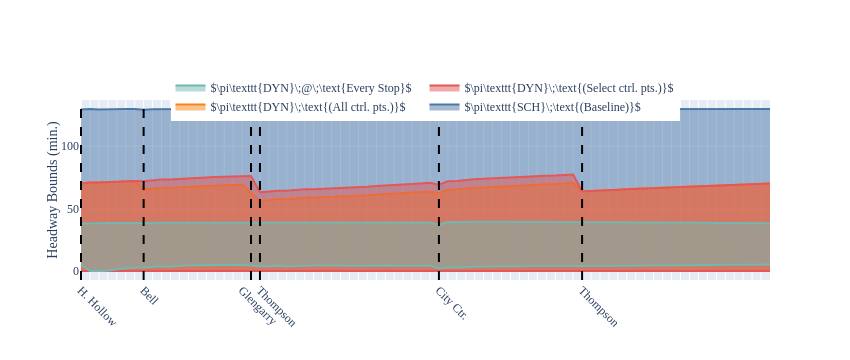

The notebook cell saved with this chart:
### Code cell
# Base route - no control
BASE_ROUTE = stop_info

# Possible Control Points
CTRLPTS = ['HICHICNN', 'MXIGLENG', 'MXITHOMP', 'MXIBELL', 'MCC4_15', 'MXOTHOMP']

# Sched Driven Route
SCHED_ROUTE= copy.deepcopy(BASE_ROUTE)
for i in range(len(SCHED_ROUTE)):
    if SCHED_ROUTE[i]['stop_id'] in CTRLPTS:
        SCHED_ROUTE[i]['policy'] = ScheduleDrivenPolicy
        SCHED_ROUTE[i]['policy_args'] = {'schedule': departures[SCHED_ROUTE[i]['stop_id']]}

# Sched Driven Route
ALL_ROUTE= copy.deepcopy(BASE_ROUTE)
for i in range(len(ALL_ROUTE)):
    ALL_ROUTE[i]['policy'] = RatioDrivenPolicy
    ALL_ROUTE[i]['policy_args'] = {'target_ratio': 1, 'activation_ratio': 1, 'max_holding': float('inf')}

# Ratio Driven Route has one stop driven by ratio policy
RATIO_ROUTE = copy.deepcopy(BASE_ROUTE)
for i in range(len(RATIO_ROUTE)):
    if RATIO_ROUTE[i]['stop_id'] in CTRLPTS:
        RATIO_ROUTE[i]['policy'] = RatioDrivenPolicy
        RATIO_ROUTE[i]['policy_args'] = {'target_ratio': 1, 'activation_ratio': 1, 'max_holding': float(10)}
    if RATIO_ROUTE[i]['stop_id'] in ['HICHICNN', 'MCC4_15']:
        RATIO_ROUTE[i]['policy'] = ScheduleDrivenPolicy
        RATIO_ROUTE[i]['policy_args'] = {'schedule': departures[RATIO_ROUTE[i]['stop_id']]}

PROPOSED_ROUTE = copy.deepcopy(BASE_ROUTE)
for i in range(len(PROPOSED_ROUTE)):
    if PROPOSED_ROUTE[i]['stop_id'] in ['MXIGLENG', 'MXITHOMP', 'MXIBELL','MXOTHOMP']:
        PROPOSED_ROUTE[i]['policy'] = RatioDrivenPolicy
        PROPOSED_ROUTE[i]['policy_args'] = {'target_ratio': 1, 'activation_ratio': 1, 'max_holding': float(7.5)}
    if PROPOSED_ROUTE[i]['stop_id'] in ['HICHICNN', 'MCC4_15']:
        PROPOSED_ROUTE[i]['policy'] = ScheduleDrivenPolicy
        PROPOSED_ROUTE[i]['policy_args'] = {'schedule': departures[PROPOSED_ROUTE[i]['stop_id']]}

PROPOSED2_ROUTE = copy.deepcopy(BASE_ROUTE)
for i in range(len(PROPOSED2_ROUTE)):
    #if PROPOSED2_ROUTE[i]['stop_id'] in ['HICHICNN', 'MXIGLENG', 'MXITHOMP', 'MXIBELL', 'MCC4_15', 'MXOTHOMP']:
    #    PROPOSED2_ROUTE[i]['policy'] = RatioDrivenPolicy
    #    PROPOSED2_ROUTE[i]['policy_args'] = {'target_ratio': 1, 'activation_ratio': 0.5, 'max_holding': float(20)}
    if PROPOSED2_ROUTE[i]['stop_id'] in [ 'MXITHOMP', 'MXOTHOMP']:
        PROPOSED2_ROUTE[i]['policy'] = RatioDrivenPolicy
        PROPOSED2_ROUTE[i]['policy_args'] = {'target_ratio': 1, 'activation_ratio': 1, 'max_holding': float(15)}
    if PROPOSED2_ROUTE[i]['stop_id'] in ['HICHICNN', 'MCC4_15']:
        PROPOSED2_ROUTE[i]['policy'] = ScheduleDrivenPolicy
        PROPOSED2_ROUTE[i]['policy_args'] = {'schedule': departures[PROPOSED_ROUTE[i]['stop_id']]}

routes = {
    r'$\pi\texttt{SCH}\;\text{(Baseline)}$': SCHED_ROUTE,
    r'$\pi\texttt{DYN}\;\text{(All ctrl. pts.)}$': PROPOSED_ROUTE,
    r'$\pi\texttt{DYN}\;\text{(Select ctrl. pts.)}$': PROPOSED2_ROUTE,
    r'$\pi\texttt{DYN}\;@\;\text{Every Stop}$': ALL_ROUTE,
}
sim_results = {
    'H/T Ratio Driven': 'sim_r55_ffa.pkl',
}

run_experiment(
    exp_id='exp-base',
    routes=routes,
    sim_results=sim_results,
    start_times=start,
    t_max=60 * 48 * 2,
)

### Figure 1 — Plotly figure (JSON) as saved in the notebook; plotly's stock layout.template omitted (floating-point values rounded to 4 significant figures)
{"data": [{"line": {"color": "#4C78A8"}, "mode": "lines", "showlegend": false, "type": "scatter", "x": [0, 1, 2, 3, 4, 5, 6, 7, 8, 9, 10, 11, 12, 13, 14, 15, 16, 17, 18, 19, 20, 21, 22, 23, 24, 25, 26, 27, 28, 29, 30, 31, 32, 33, 34, 35, 36, 37, 38, 39, 40, 41, 42, 43, 44, 45, 46, 47, 48, 49, 50, 51, 52, 53, 54, 55, 56, 57, 58, 59, 60, 61, 62, 63, 64, 65, 66, 67, 68, 69, 70, 71, 72, 73, 74, 75, 76, 77], "y": [129.2, 129.6, 129.2, 129.5, 129.5, 129.5, 129.6, 128.9, 129.4, 129.6, 129.2, 129.5, 129.6, 129.5, 129.6, 129.6, 129.6, 129.6, 129.6, 129.2, 128.9, 129.1, 129.6, 129.1, 129.5, 129.6, 129.5, 129.5, 129.4, 129.4, 129.2, 129.5, 129.5, 129.6, 129.5, 129.5, 129.5, 129.5, 129.6, 129.6, 127.4, 129.3, 128.7, 129.3, 129.5, 129.4, 129.4, 129.4, 129.5, 129.6, 129.5, 129.6, 129.6, 129.4, 129.6, 129.5, 129.6, 129.4, 129.5, 129.6, 129.6, 129.6, 129.6, 129.6, 129.6, 129.6, 129.6, 129.5, 129.6, 129.6, 129.6, 129.5, 129.6, 129.6, 129.6, 129.6, 129.6, 129.6]}, {"fill": "tonexty", "line": {"color": "#4C78A8"}, "mode": "lines", "name": "$\\pi\\texttt{SCH}\\;\\text{(Baseline)}$", "showlegend": true, "type": "scatter", "x": [0, 1, 2, 3, 4, 5, 6, 7, 8, 9, 10, 11, 12, 13, 14, 15, 16, 17, 18, 19, 20, 21, 22, 23, 24, 25, 26, 27, 28, 29, 30, 31, 32, 33, 34, 35, 36, 37, 38, 39, 40, 41, 42, 43, 44, 45, 46, 47, 48, 49, 50, 51, 52, 53, 54, 55, 56, 57, 58, 59, 60, 61, 62, 63, 64, 65, 66, 67, 68, 69, 70, 71, 72, 73, 74, 75, 76, 77], "y": [0, 0, 0, 0, 0, 0, 0, 0, 0, 0, 0, 0, 0, 0, 0, 0, 0, 0, 0, 0, 0, 0, 0, 0, 0, 0, 0, 0, 0, 0, 0, 0, 0, 0, 0, 0, 0, 0, 0, 0, 0, 0, 0, 0, 0, 0, 0, 0, 0, 0, 0, 0, 0, 0, 0, 0, 0, 0, 0, 0, 0, 0, 0, 0, 0, 0, 0, 0, 0, 0, 0, 0, 0, 0, 0, 0, 0, 0]}, {"line": {"color": "#F58518"}, "mode": "lines", "showlegend": false, "type": "scatter", "x": [0, 1, 2, 3, 4, 5, 6, 7, 8, 9, 10, 11, 12, 13, 14, 15, 16, 17, 18, 19, 20, 21, 22, 23, 24, 25, 26, 27, 28, 29, 30, 31, 32, 33, 34, 35, 36, 37, 38, 39, 40, 41, 42, 43, 44, 45, 46, 47, 48, 49, 50, 51, 52, 53, 54, 55, 56, 57, 58, 59, 60, 61, 62, 63, 64, 65, 66, 67, 68, 69, 70, 71, 72, 73, 74, 75, 76, 77], "y": [69.97, 70.75, 70.82, 71.26, 71.44, 71.62, 72.09, 65.13, 65.98, 66.53, 66.59, 67.03, 67.36, 67.71, 68.12, 68.44, 68.65, 68.85, 69.15, 62.43, 56.08, 56.65, 57.44, 57.38, 58.11, 58.51, 58.65, 58.92, 59.18, 59.47, 59.7, 60.27, 60.52, 61.11, 61.39, 61.75, 62.39, 62.82, 63.21, 63.68, 62.27, 65.01, 65.13, 66.04, 66.65, 66.89, 67.3, 67.55, 67.92, 68.41, 68.75, 69.1, 69.45, 69.55, 70.02, 70.34, 63.73, 63.93, 64.46, 64.75, 65.05, 65.53, 65.82, 66.24, 66.69, 66.97, 67.21, 67.52, 67.73, 68.05, 68.37, 68.55, 68.77, 68.9, 69.12, 69.43, 69.75, 70.06]}, {"fill": "tonexty", "line": {"color": "#F58518"}, "mode": "lines", "name": "$\\pi\\texttt{DYN}\\;\\text{(All ctrl. pts.)}$", "showlegend": true, "type": "scatter", "x": [0, 1, 2, 3, 4, 5, 6, 7, 8, 9, 10, 11, 12, 13, 14, 15, 16, 17, 18, 19, 20, 21, 22, 23, 24, 25, 26, 27, 28, 29, 30, 31, 32, 33, 34, 35, 36, 37, 38, 39, 40, 41, 42, 43, 44, 45, 46, 47, 48, 49, 50, 51, 52, 53, 54, 55, 56, 57, 58, 59, 60, 61, 62, 63, 64, 65, 66, 67, 68, 69, 70, 71, 72, 73, 74, 75, 76, 77], "y": [0, 0, 0, 0, 0, 0, 0, 0, 0, 0, 0, 0, 0, 0, 0, 0, 0, 0, 0, 0, 0, 0, 0, 0, 0, 0, 0, 0, 0, 0, 0, 0, 0, 0, 0, 0, 0, 0, 0, 0, 0, 0, 0, 0, 0, 0, 0, 0, 0, 0, 0, 0, 0, 0, 0, 0, 0, 0, 0, 0, 0, 0, 0, 0, 0, 0, 0, 0, 0, 0, 0, 0, 0, 0, 0, 0, 0, 0]}, {"line": {"color": "#E45756"}, "mode": "lines", "showlegend": false, "type": "scatter", "x": [0, 1, 2, 3, 4, 5, 6, 7, 8, 9, 10, 11, 12, 13, 14, 15, 16, 17, 18, 19, 20, 21, 22, 23, 24, 25, 26, 27, 28, 29, 30, 31, 32, 33, 34, 35, 36, 37, 38, 39, 40, 41, 42, 43, 44, 45, 46, 47, 48, 49, 50, 51, 52, 53, 54, 55, 56, 57, 58, 59, 60, 61, 62, 63, 64, 65, 66, 67, 68, 69, 70, 71, 72, 73, 74, 75, 76, 77], "y": [69.93, 70.71, 70.78, 71.22, 71.4, 71.58, 72.05, 71.82, 72.66, 73.22, 73.27, 73.72, 74.04, 74.39, 74.8, 75.13, 75.34, 75.53, 75.83, 76.03, 62.92, 63.49, 64.28, 64.22, 64.95, 65.35, 65.49, 65.76, 66.02, 66.31, 66.54, 67.11, 67.36, 67.95, 68.23, 68.59, 69.23, 69.66, 70.05, 70.52, 69.11, 71.85, 71.97, 72.88, 73.49, 73.73, 74.14, 74.39, 74.76, 75.25, 75.6, 75.94, 76.29, 76.39, 76.86, 77.18, 63.67, 63.89, 64.42, 64.71, 65.01, 65.49, 65.78, 66.2, 66.65, 66.93, 67.17, 67.48, 67.69, 68.01, 68.33, 68.51, 68.73, 68.86, 69.08, 69.39, 69.71, 70.02]}, {"fill": "tonexty", "line": {"color": "#E45756"}, "mode": "lines", "name": "$\\pi\\texttt{DYN}\\;\\text{(Select ctrl. pts.)}$", "showlegend": true, "type": "scatter", "x": [0, 1, 2, 3, 4, 5, 6, 7, 8, 9, 10, 11, 12, 13, 14, 15, 16, 17, 18, 19, 20, 21, 22, 23, 24, 25, 26, 27, 28, 29, 30, 31, 32, 33, 34, 35, 36, 37, 38, 39, 40, 41, 42, 43, 44, 45, 46, 47, 48, 49, 50, 51, 52, 53, 54, 55, 56, 57, 58, 59, 60, 61, 62, 63, 64, 65, 66, 67, 68, 69, 70, 71, 72, 73, 74, 75, 76, 77], "y": [0, 0, 0, 0, 0, 0, 0, 0, 0, 0, 0, 0, 0, 0, 0, 0, 0, 0, 0, 0, 0, 0, 0, 0, 0, 0, 0, 0, 0, 0, 0, 0, 0, 0, 0, 0, 0, 0, 0, 0, 0, 0, 0, 0, 0, 0, 0, 0, 0, 0, 0, 0, 0, 0, 0, 0, 0, 0, 0, 0, 0, 0, 0, 0, 0, 0, 0, 0, 0, 0, 0, 0, 0, 0, 0, 0, 0, 0]}, {"line": {"color": "#72B7B2"}, "mode": "lines", "showlegend": false, "type": "scatter", "x": [0, 1, 2, 3, 4, 5, 6, 7, 8, 9, 10, 11, 12, 13, 14, 15, 16, 17, 18, 19, 20, 21, 22, 23, 24, 25, 26, 27, 28, 29, 30, 31, 32, 33, 34, 35, 36, 37, 38, 39, 40, 41, 42, 43, 44, 45, 46, 47, 48, 49, 50, 51, 52, 53, 54, 55, 56, 57, 58, 59, 60, 61, 62, 63, 64, 65, 66, 67, 68, 69, 70, 71, 72, 73, 74, 75, 76, 77], "y": [38.04, 38.43, 38.26, 38.43, 38.38, 38.32, 38.42, 37.98, 38.49, 38.62, 38.44, 38.6, 38.6, 38.59, 38.61, 38.58, 38.5, 38.42, 38.41, 38.3, 38.31, 38.59, 38.92, 38.62, 38.94, 38.91, 38.76, 38.73, 38.69, 38.69, 38.66, 38.85, 38.79, 38.9, 38.8, 38.79, 38.93, 38.91, 38.89, 38.9, 37.09, 39.21, 38.95, 39.4, 39.47, 39.31, 39.3, 39.22, 39.22, 39.26, 39.18, 39.12, 39.07, 38.89, 38.99, 38.93, 39.06, 38.92, 39.02, 38.94, 38.87, 38.9, 38.81, 38.82, 38.83, 38.76, 38.67, 38.64, 38.58, 38.56, 38.54, 38.44, 38.41, 38.31, 38.27, 38.28, 38.29, 38.29]}, {"fill": "tonexty", "line": {"color": "#72B7B2"}, "mode": "lines", "name": "$\\pi\\texttt{DYN}\\;@\\;\\text{Every Stop}$", "showlegend": true, "type": "scatter", "x": [0, 1, 2, 3, 4, 5, 6, 7, 8, 9, 10, 11, 12, 13, 14, 15, 16, 17, 18, 19, 20, 21, 22, 23, 24, 25, 26, 27, 28, 29, 30, 31, 32, 33, 34, 35, 36, 37, 38, 39, 40, 41, 42, 43, 44, 45, 46, 47, 48, 49, 50, 51, 52, 53, 54, 55, 56, 57, 58, 59, 60, 61, 62, 63, 64, 65, 66, 67, 68, 69, 70, 71, 72, 73, 74, 75, 76, 77], "y": [4.796, 0, 0, 0.2479, 1.403, 2.219, 2.722, 2.809, 3.379, 3.735, 3.641, 4.137, 4.501, 4.521, 4.638, 4.786, 4.961, 5.076, 4.979, 4.307, 3.721, 3.878, 4.249, 3.835, 4.25, 4.29, 4.368, 4.515, 4.339, 4.322, 4.11, 4.192, 4.463, 4.323, 4.343, 4.316, 4.167, 4.184, 4.42, 4.358, 1.99, 2.94, 2.52, 3.234, 3.345, 3.546, 3.516, 3.648, 3.846, 3.844, 3.907, 4.049, 4.147, 4.01, 4.229, 4.199, 3.935, 4.01, 4.033, 4.327, 4.428, 4.308, 4.401, 4.377, 4.362, 4.549, 4.632, 4.554, 4.808, 4.815, 4.805, 4.854, 5.059, 5.181, 5.186, 5.144, 5.101, 5.164]}], "layout": {"font": {"family": "Times New Roman, serif"}, "height": 360, "legend": {"orientation": "h", "x": 0.5, "xanchor": "center", "y": 1.15, "yanchor": "top"}, "shapes": [{"line": {"color": "black", "dash": "dash", "width": 2}, "type": "line", "x0": 0, "x1": 0, "xref": "x", "y0": 0, "y1": 1, "yref": "y domain"}, {"line": {"color": "black", "dash": "dash", "width": 2}, "type": "line", "x0": 7, "x1": 7, "xref": "x", "y0": 0, "y1": 1, "yref": "y domain"}, {"line": {"color": "black", "dash": "dash", "width": 2}, "type": "line", "x0": 19, "x1": 19, "xref": "x", "y0": 0, "y1": 1, "yref": "y domain"}, {"line": {"color": "black", "dash": "dash", "width": 2}, "type": "line", "x0": 20, "x1": 20, "xref": "x", "y0": 0, "y1": 1, "yref": "y domain"}, {"line": {"color": "black", "dash": "dash", "width": 2}, "type": "line", "x0": 40, "x1": 40, "xref": "x", "y0": 0, "y1": 1, "yref": "y domain"}, {"line": {"color": "black", "dash": "dash", "width": 2}, "type": "line", "x0": 56, "x1": 56, "xref": "x", "y0": 0, "y1": 1, "yref": "y domain"}], "width": 850, "xaxis": {"tickangle": 45, "tickmode": "array", "ticktext": ["H. Hollow", "", "", "", "", "", "", "Bell", "", "", "", "", "", "", "", "", "", "", "Glengarry", "", "Thompson", "", "", "", "", "", "", "", "", "", "", "", "", "", "", "", "", "", "", "", "City Ctr.", "", "", "", "", "", "", "", "", "", "", "", "", "", "", "", "Thompson", "", "", "", "", "", "", "", "", "", "", "", "", "", "", "", "", "", "", "", "", ""], "tickvals": [0, 1, 2, 3, 4, 5, 6, 7, 8, 9, 10, 11, 12, 13, 14, 15, 16, 17, 18, 19, 20, 21, 22, 23, 24, 25, 26, 27, 28, 29, 30, 31, 32, 33, 34, 35, 36, 37, 38, 39, 40, 41, 42, 43, 44, 45, 46, 47, 48, 49, 50, 51, 52, 53, 54, 55, 56, 57, 58, 59, 60, 61, 62, 63, 64, 65, 66, 67, 68, 69, 70, 71, 72, 73, 74, 75, 76, 77]}, "yaxis": {"title": {"standoff": 0, "text": "Headway Bounds (min.)"}}}}
